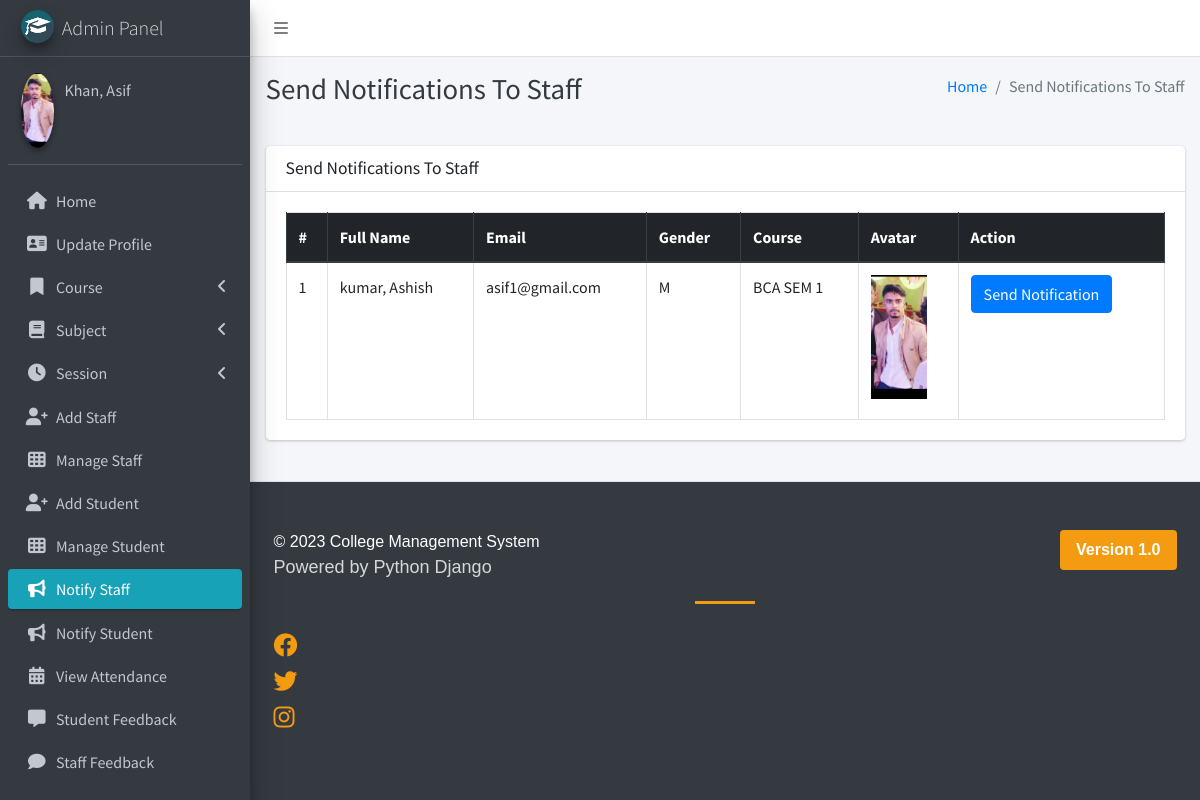
The page /admin_notify_staff (signed in) on the database its author committed.
### main_app/models.py (models this page shows, shortened)
class CustomUser(AbstractUser):
    USER_TYPE = ((1, "HOD"), (2, "Staff"), (3, "Student"))
    GENDER = [("M", "Male"), ("F", "Female")]
    username = None  # Removed username, using email instead
    email = models.EmailField(unique=True)
    user_type = models.CharField(default=1, choices=USER_TYPE, max_length=1)
    gender = models.CharField(max_length=1, choices=GENDER)
    profile_pic = models.ImageField()
    address = models.TextField()
    fcm_token = models.TextField(default="")  # For firebase notifications
    created_at = models.DateTimeField(auto_now_add=True)
    updated_at = models.DateTimeField(auto_now=True)
    USERNAME_FIELD = "email"
    REQUIRED_FIELDS = []
    objects = CustomUserManager()
    def __str__(self):
        return self.last_name + ", " + self.first_name

class Staff(models.Model):
    course = models.ForeignKey(Course, on_delete=models.DO_NOTHING, null=True, blank=False)
    admin = models.OneToOneField(CustomUser, on_delete=models.CASCADE)

class Course(models.Model):
    name = models.CharField(max_length=120)
    created_at = models.DateTimeField(auto_now_add=True)
    updated_at = models.DateTimeField(auto_now=True)

### main_app/hod_views.py (the view)
# urls.py: path("admin_notify_staff", hod_views.admin_notify_staff,
def admin_notify_staff(request):
    staff = CustomUser.objects.filter(user_type=2)
    context = {
        'page_title': "Send Notifications To Staff",
        'allStaff': staff
    }
    return render(request, "hod_template/staff_notification.html", context)

### main_app/templates/hod_template/staff_notification.html (shortened to what this page needs)
{% extends 'main_app/base.html' %}
{% load static %}
{% block page_title %}{{page_title}}{% endblock page_title %}
{% block content %}
<section class="content">
    <div class="container-fluid">
        <div class="row">
            <div class="col-md-12">
                <div class="card">
                    <div class="card-header">
                        <h3 class="card-title">{{page_title}}</h3>
                    </div>
                    <div class="card-body">
                        <table id="example2" class="table table-bordered table-hover">
                            <thead class="thead-dark">
                                <tr>
                                    <th>#</th>
                                    <th>Full Name</th>
                                    <th>Email</th>
                                    <th>Gender</th>
                                    <th>Course</th>
                                    <th>Avatar</th>
                                    <th>Action</th>
                                </tr>
                            </thead>
                            <tbody>
                                {% for staff in allStaff %}
                                <tr>
                                    <td>{{ forloop.counter }}</td>
                                    <td>{{staff.last_name}}, {{staff.first_name}}</td>
                                    <td>{{staff.email}}</td>
                                    <td>{{staff.gender}}</td>
                                    <td>{{staff.staff.course.name}}</td>
                                    <td>
                                        {% if staff.profile_pic == ""  %}
                                        No Image
                                        {% else %}
                                        <img class="img img-fluid mb-2" height="56" width="56"
                                            src="{{staff.profile_pic}}" alt="">
                                        {% endif %}
                                    </td>
                                    <td><button data-toggle = "modal" data-target = "#myModal"class="btn btn-primary show_notification" value="{{staff.id}}">Send Notification</button>
                                    </td>
                                </tr>
                                {% endfor %}
                            </tbody>
                        </table>
                    </div>
                </div>
            </div>
        </div>
    </div>
</section>
{% endblock content %}

### main_app/templates/main_app/sidebar_template.html (shortened to what this page needs)
{% load static %}
<aside class="main-sidebar sidebar-dark-info elevation-4">
    {% if request.user.user_type == '1' %}
    <a href="{% url 'admin_home' %}" class="brand-link">
        <img src="{% static 'dist/img/cmsl.png' %} " alt="AdminLTE Logo"
            class="brand-image img-circle elevation-3" >
        <span class="brand-text font-weight-light">Admin Panel</span>
    </a>
    <div class="sidebar">
        <div class="user-panel mt-3 pb-3 mb-3 d-flex">
            <div class="image">
                <img src="{{ request.user.profile_pic}}" class="img-circle elevation-2" alt="User Image">
            </div>
            <div class="info">
                <a href="#" class="d-block">{{user}}</a>
            </div>
        </div>
        <nav class="mt-2">
            <ul class="nav nav-pills nav-sidebar flex-column" data-widget="treeview" role="menu" data-accordion="false">
                <li class="nav-item">
                    {% url 'admin_home' as admin_home %}
                    <a href="{{admin_home}}" class="nav-link {% if admin_home == request.path %} active {% endif %}">
                        <i class="nav-icon fas fa-home"></i>
                        <p>
                            Home
                        </p>
                    </a>
                </li>
                <li class="nav-item">
                    {% url 'admin_view_profile' as admin_view_profile %}
                    <a href="{{admin_view_profile}}"
                        class="nav-link {% if admin_view_profile == request.path %} active {% endif %}">
                        <i class="nav-icon fas fa-address-card"></i>
                        <p>
                            Update Profile
                        </p>
                    </a>
                </li>
                <li class="nav-item has-treeview">
                    <a href="#" class="nav-link">
                        <i class="nav-icon fas fa-bookmark"></i>
                        <p>
                            Course
                            <i class="fas fa-angle-left right"></i>
                        </p>
                    </a>
                </li>
                <li class="nav-item has-treeview">
                    <a href="#" class="nav-link">
                        <i class="nav-icon fas fa-book"></i>
                        <p>
                            Subject
                            <i class="fas fa-angle-left right"></i>
                        </p>
                    </a>
                </li>
                <li class="nav-item has-treeview">
                    <a href="#" class="nav-link">
                        <i class="nav-icon fas fa-clock"></i>
                        <p>
                            Session
                            <i class="fas fa-angle-left right"></i>
                        </p>
                    </a>
                </li>
                <li class="nav-item">
                    {% url 'add_staff' as add_staff %}
                    <a href="{{add_staff}}" class="nav-link {% if add_staff == request.path %} active {% endif %}">
                        <i class="nav-icon fas fa-user-plus"></i>
                        <p>
                            Add Staff
                        </p>
                    </a>
                </li>
                <li class="nav-item">
                    {% url 'manage_staff' as manage_staff %}
                    {% url 'edit_staff' staff_id as edit_staff %}
                    <a href="{{manage_staff}}"
                        class="nav-link {% if manage_staff == request.path or request.path == edit_staff %} active {% endif %}">
                        <i class="nav-icon fas fa-th"></i>
                        <p>
                            Manage Staff
                        </p>
                    </a>
                </li>
                <li class="nav-item">
                    {% url 'add_student' as add_student%}
                    <a href="{{add_student}}" class="nav-link  {% if add_student == request.path %} active {% endif %}">
                        <i class="nav-icon fas fa-user-plus"></i>
                        <p>
                            Add Student
                        </p>
                    </a>
                </li>
                <li class="nav-item">
                    {% url 'manage_student' as manage_student %}
                    {% url 'edit_student' student_id as edit_student %}
                    <a href="{{manage_student}}"
                        class="nav-link  {% if edit_student == request.path or manage_student == request.path %} active {% endif %}">
                        <i class="nav-icon fas fa-th"></i>
                        <p>
                            Manage Student
                        </p>
                    </a>
                </li>
                <li class="nav-item">
                    {% url 'admin_notify_staff' as admin_notify_staff %}
                    <a href="{{admin_notify_staff}}"
                        class="nav-link {% if admin_notify_staff == request.path %} active {% endif %}">
                        <i class="nav-icon fas fa-bullhorn"></i>
                        <p>
                            Notify Staff
                        </p>
                    </a>
                </li>
                <li class="nav-item">
                    {% url 'admin_notify_student' as admin_notify_student %}
                    <a href="{{admin_notify_student}}"
                        class="nav-link {% if admin_notify_student == request.path %} active {% endif %}">
                        <i class="nav-icon fas fa-bullhorn"></i>
                        <p>
                            Notify Student
                        </p>
                    </a>
                </li>
                <li class="nav-item">
                    {% url 'admin_view_attendance' as admin_view_attendance %}
                <li class="nav-item">
                    <a href="{{admin_view_attendance}}"
                        class="nav-link  {% if admin_view_attendance == request.path %} active {% endif %}">
                        <i class="nav-icon fas fa-calendar-alt"></i>
                        <p>
                            View Attendance
                        </p>
                    </a>
                </li>
                <li class="nav-item">
                    {% url 'student_feedback_message' as student_feedback_message %}
                    <a href="{{ student_feedback_message }}"
                        class="nav-link  {% if student_feedback_message == request.path %} active {% endif %}">
                        <i class="nav-icon fas fa-comment-alt"></i>
                        <p>
                            Student Feedback
                        </p>
                    </a>
                </li>
                <li class="nav-item">
                    {% url 'staff_feedback_message' as staff_feedback_message %}
                    <a href="{{staff_feedback_message}}"
                        class="nav-link   {% if staff_feedback_message == request.path %} active {% endif %}">
                        <i class="nav-icon fas fa-comment"></i>
                        <p>
                            Staff Feedback
                        </p>
                    </a>
                </li>
                <li class="nav-item">
                    {% url 'view_staff_leave' as view_staff_leave %}
                    <a href="{{view_staff_leave}}"
                        class="nav-link  {% if view_staff_leave == request.path %} active {% endif %}">
                    </a>
                </li>
                                        {% endif %}
                                    </ul>
                                </nav>
                            </div>
</aside>

### rows shown on the page
CustomUser: user.profile_pic (picture), last_name+first_name "Khan, Asif"
CustomUser: last_name "kumar", first_name "Ashish", email "asif1@gmail.com", gender "M", staff.course.name "BCA SEM 1", profile_pic (picture)

### other values the page prints
{{ page_title }} "Send Notifications To Staff"
